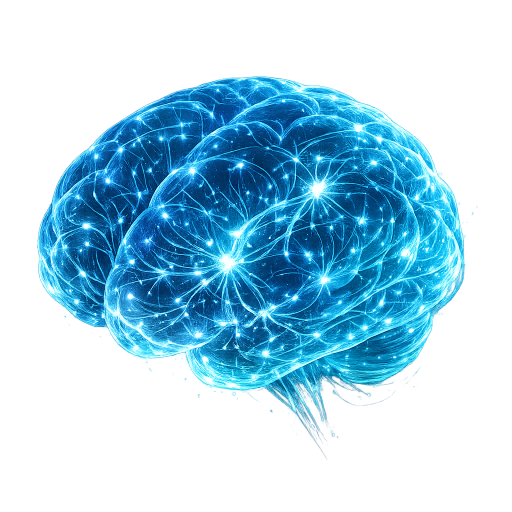
#> input picture forge/ui/assets/brain.png, 1024 x 1024 px (shown at 1/2 size)
$ python gen_icon.py
#> lines starting #> are read from the running program, lines starting #| are printed output that depends on the picture
"""Generate forge.ico from brain.png at multiple sizes.

Run: python -m forge.ui.gen_icon
"""

from pathlib import Path

try:
    from PIL import Image, ImageEnhance
except ImportError:
    print("Requires: pip install Pillow")
    raise SystemExit(1)

BRAIN_PATH = Path(__file__).parent / "assets" / "brain.png"
ICO_PATH = Path(__file__).parent / "assets" / "forge.ico"
SIZES = [16, 32, 48, 64, 128, 256]


def generate_icon():
    if not BRAIN_PATH.exists():
        print(f"Brain image not found: {BRAIN_PATH}")
        return False

    img = Image.open(str(BRAIN_PATH)).convert("RGBA")
#> img is the input picture: PIL image 1024x1024 RGBA; mean R, G, B, A 28.8, 92.1, 122.7, 100.8

    # Pillow ICO: save the largest size, pass all desired sizes
    # Pillow will auto-resize to each requested size
    largest = img.resize((256, 256), Image.LANCZOS)
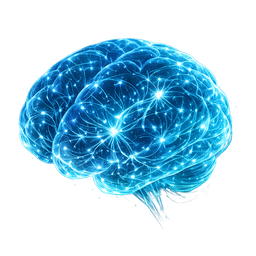
#> largest: PIL image 256x256 RGBA; mean R, G, B, A 16.9, 60.6, 81.3, 100.8; transparent parts drawn white

    # Boost contrast slightly for icon clarity
    enhancer = ImageEnhance.Contrast(largest)
    largest = enhancer.enhance(1.15)
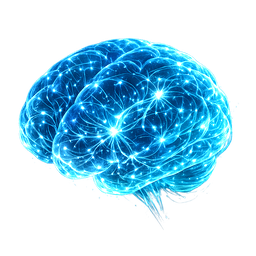
#> largest: PIL image 256x256 RGBA; mean R, G, B, A 16.6, 65.5, 87.6, 100.8; transparent parts drawn white

    largest.save(
        str(ICO_PATH),
        format="ICO",
        sizes=[(s, s) for s in SIZES],
    )

#> (the run stopped early here; a loop or call above may not have finished)
